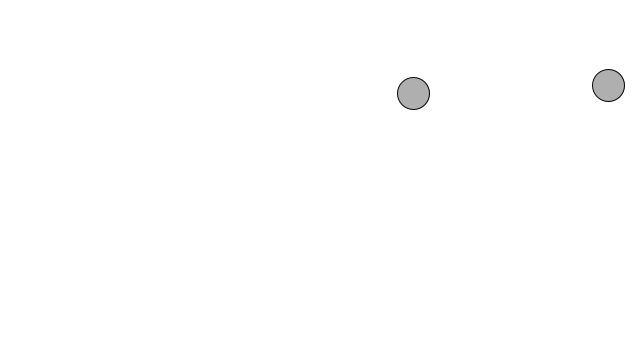
Frame 1 (no input)
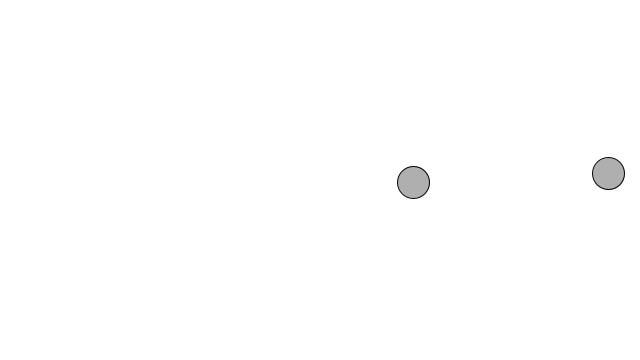
Frame 60 (the mouse pressed at the canvas centre just before this capture)
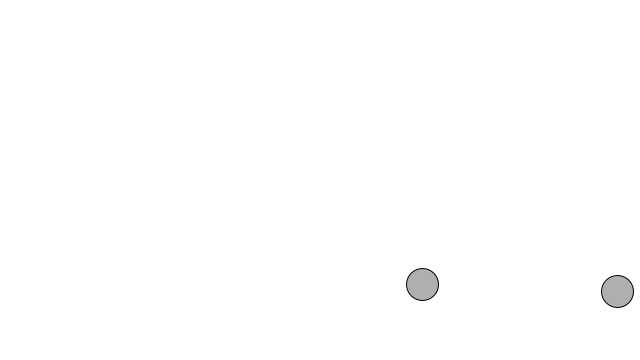
Frame 120 (the mouse held since frame 60 and released just before this capture)

The Processing sketch that drew these frames (run headless with seeded random() and noise(); from frame 60 on, the mouse is pressed at the canvas centre):

// Processing sketch: Example_wind
// ── Example_wind.pde


Mover m1, m2;
PVector wind, gravity;

void setup()
{
  
  size(640,360);
  background(255);
  m1 = new Mover();
  m2 = new Mover();

  wind = new PVector(0.01,0);
  gravity = new PVector(0,0.1);

    
}

void draw()
{

  background(255);
  m1.update();
  m2.update();
  m1.display();
  m2.display();
  m1.applyForce(gravity);
  m2.applyForce(gravity);
  
  if (mousePressed)
  {
    m1.applyForce(wind);
    m2.applyForce(wind);
   }

  

}



// m1.applyForce(wind);
//   m1.applyForce(gravity);
// m2.applyForce(wind);
//   m2.applyForce(gravity);






// ── Mover.pde


class Mover {

  PVector location;
  PVector velocity;
  PVector acceleration;
  // The object now has mass!
  float mass;

  Mover() {
    // And for now, we’ll just set the mass equal to 1 for simplicity.
    mass = 2;
    location = new PVector(random(width),random(height));
    velocity = new PVector(0,0);
    acceleration = new PVector(0,0);
  }

  // Newton’s second law.
  void applyForce(PVector force) {
    //[full] Receive a force, divide by mass, and add to acceleration.
    PVector f = PVector.div(force,mass);
    acceleration.add(f);
    //[end]
  }

  void update() {
    //[full] Motion 101 from Chapter 1
    velocity.add(acceleration);
    location.add(velocity);
    //[end]
    // Now add clearing the acceleration each time!
    acceleration.mult(0);
    checkEdges();
  }

  void display() {
    stroke(0);
    fill(175);
    //[offset-down] Scaling the size according to mass.
    ellipse(location.x,location.y,mass*16,mass*16);
  }

  // Somewhat arbitrarily, we are deciding that an object bounces when it hits the edges of a window.
  void checkEdges() {
    if (location.x > width) {
      location.x = width;
      velocity.x *= -1;
    } else if (location.x < 0) {
      velocity.x *= -1;
      location.x = 0;
    }

    if (location.y > height) {
      // Even though we said we shouldn't touch location and velocity directly, there are some exceptions.
      // Here we are doing so as a quick and easy way to reverse the direction of our object when it reaches the edge.
      velocity.y *= -1;
      location.y = height;
    }
  }
}
